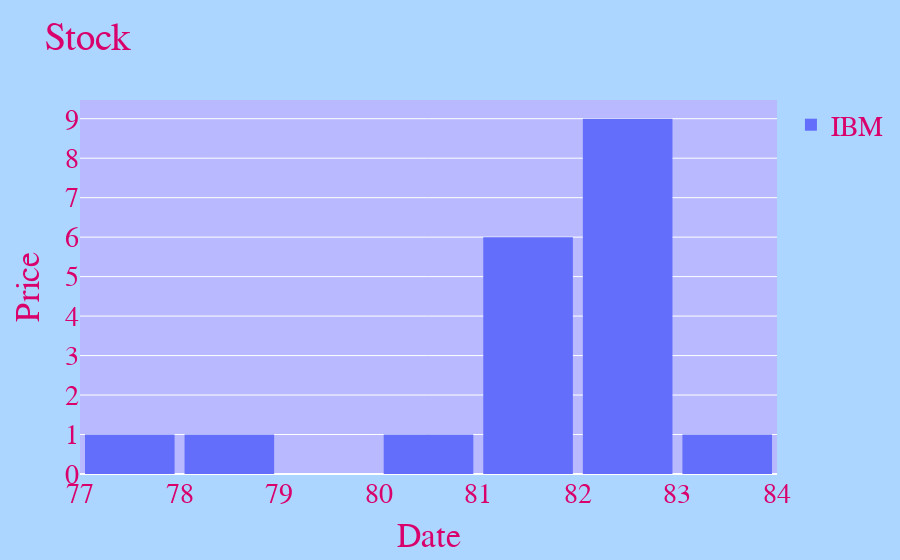

Notebook code for this chart:
### Code cell
## 導入套件
import plotly
import plotly.offline as pof
import plotly.graph_objs as go
import pandas as pd


## 設定為離線
pof.init_notebook_mode(connected = True)

## 導入數據集
stock_df = pd.read_csv("https://raw.githubusercontent.com/plotly/datasets/master/stockdata.csv")

## 取數據集中的前40筆
stock_df = stock_df.head(40)

## 將數據設定在2007年二月份
stock_df = stock_df[(stock_df['Date'] < '2007-03-01') & (stock_df['Date'] > '2007-01-31')]

## 數據1
data1 = go.Histogram(
    x = stock_df['IBM'],
    name = 'IBM'
)


## 介面
layout = go.Layout(
    title = 'Stock',
    xaxis = {'title': 'Date'},
    yaxis = {'title': 'Price'},
    showlegend = True,
    plot_bgcolor = "#B9B9FF",
    paper_bgcolor = "#ACD6FF",
    font = {
        'size': 28,
        'family': 'fantasy',
        'color': '#D9006C'
    },
    bargap = 0.1
)

## 組合成Figure
figure = go.Figure(data = [data1], layout = layout)

## 繪圖
pof.iplot(figure, filename = 'Plotly-Scatter', show_link = True, link_text = "Plotly Links", image_height = 800, image_width = 900)

### Figure 1 — Plotly figure (JSON) as saved in the notebook; plotly's stock layout.template omitted (floating-point values rounded to 4 significant figures)
{"data": [{"name": "IBM", "type": "histogram", "x": [81.95, 82.09, 83.09, 82.65, 82.65, 82.71, 81.82, 81.85, 81.61, 82.36, 82.13, 82.19, 82.49, 82.27, 81.78, 81.14, 80.46, 78.01, 77.17]}], "layout": {"bargap": 0.1, "font": {"color": "#D9006C", "family": "fantasy", "size": 28}, "paper_bgcolor": "#ACD6FF", "plot_bgcolor": "#B9B9FF", "showlegend": true, "title": {"text": "Stock"}, "xaxis": {"title": {"text": "Date"}}, "yaxis": {"title": {"text": "Price"}}}}
